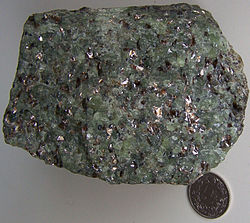
#> input picture offline processing/1.jpg, 250 x 223 px, found by its file name
$ python 'thresholding and segmenting.py'
#> lines starting #> are read from the running program, lines starting #| are printed output that depends on the picture; after the words box and inside, x2 and y2 are one past the last pixel; in counts of white or black regions, pixels touching at a corner belong together
import cv2
import numpy as np

img=cv2.imread('1.jpg')
#> img is the input picture: shape (223, 250, 3); mean B, G, R 97, 102.3, 102.3
retval,threshold=cv2.threshold(img,50,255,cv2.THRESH_BINARY)
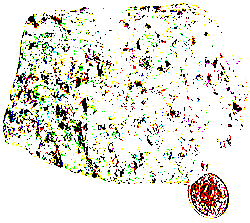
#> threshold: shape (223, 250, 3); mean B, G, R 218.6, 228.4, 229.4
grayscaled=cv2.cvtColor(img,cv2.COLOR_BGR2GRAY)
retval2,threshold2=cv2.threshold(grayscaled,12,255,cv2.THRESH_BINARY)
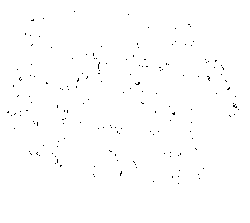
#> threshold2: shape (223, 250); 99.5% white; black in thin lines or dots, all inside (x1, y1, x2, y2) = (7, 11, 239, 184)
cv2.imshow('threshold2',threshold2)
gauss=cv2.adaptiveThreshold(grayscaled,255,cv2.ADAPTIVE_THRESH_GAUSSIAN_C,cv2.THRESH_BINARY,115,1)
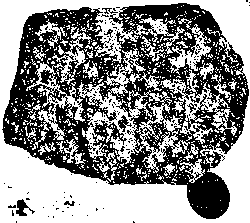
#> gauss: shape (223, 250); 55.5% white; 205 black regions (198 under 20 px), largest, box (x1, y1, x2, y2) and area: (2, 3, 249, 219) 23925, (16, 199, 35, 216) 143, (118, 115, 132, 132) 96
cv2.imshow('gauss',gauss)
cv2.imshow('orignal',img)
cv2.imshow('threshold',threshold)
cv2.waitKey(0)
cv2.destroyAllWindows()

$ run again, with offline processing/12.jpg copied over offline processing/1.jpg
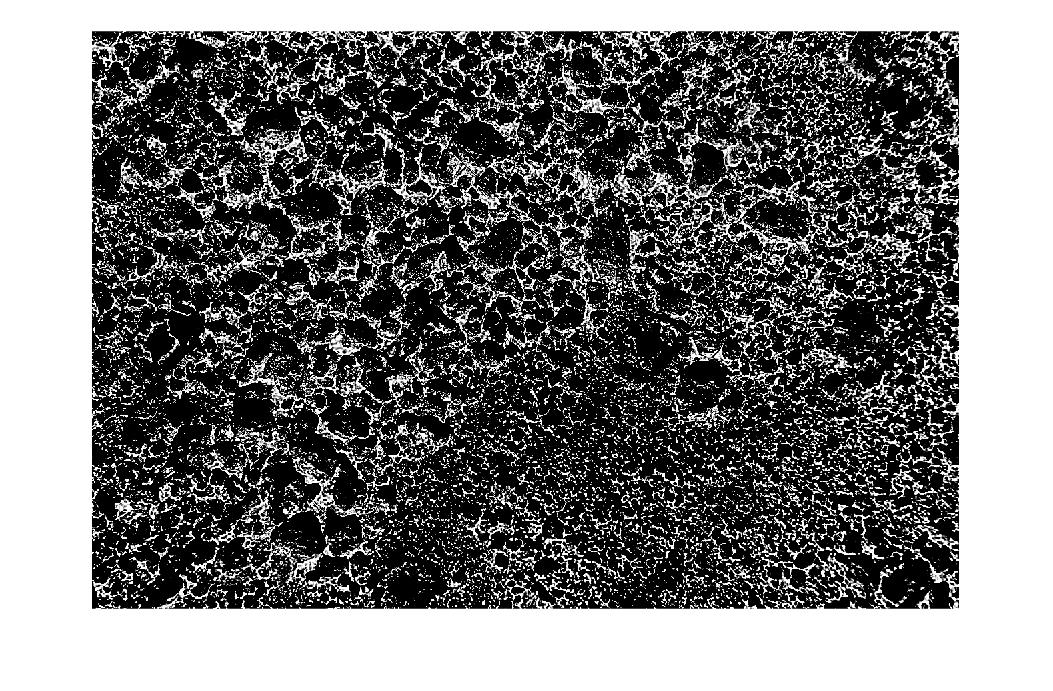
#> input picture offline processing/12.jpg, 1053 x 691 px, found by its file name
#> img is the input picture: shape (691, 1053, 3); min 0, max 255, mean 119.1
#> `retval,threshold=cv2.threshold(img,50,255,cv2.THRESH_BINARY)`:
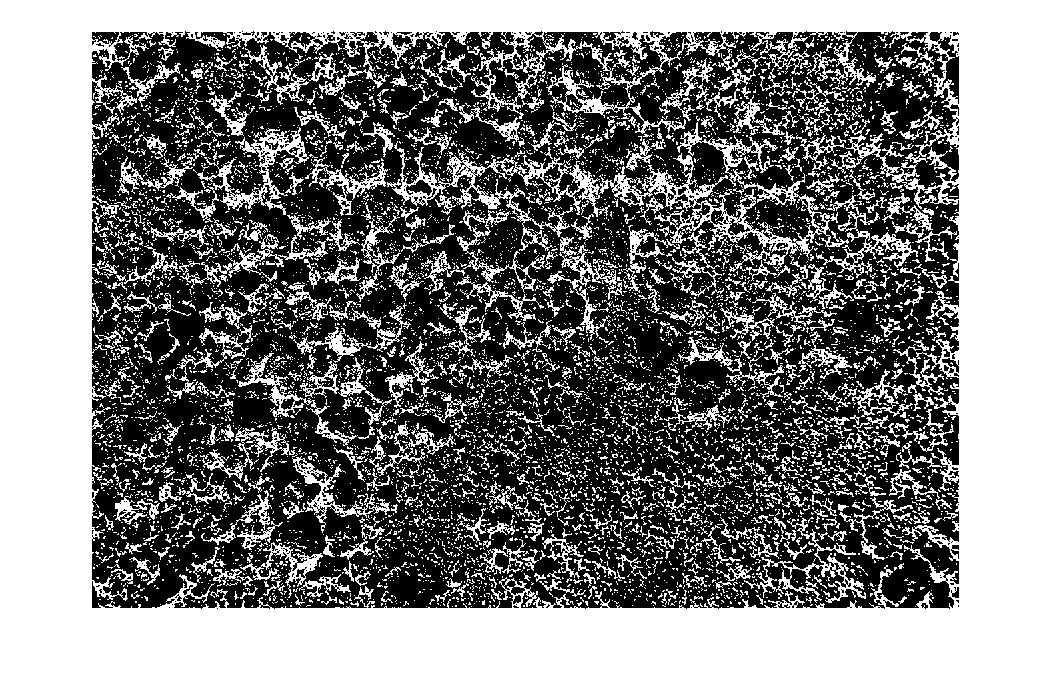
#> threshold: shape (691, 1053, 3); 49.4% white; 8027 white regions (7327 under 20 px), largest, box (x1, y1, x2, y2) and area: (0, 0, 1053, 691) 247019, (599, 122, 849, 281) 6258, (387, 141, 573, 251) 2835
#> threshold2: shape (691, 1053); 55.4% white; 1474 black regions (1390 under 20 px), largest, box (x1, y1, x2, y2) and area: (92, 32, 959, 608) 311930, (543, 32, 665, 82) 1699, (906, 133, 959, 189) 1219
#> `gauss=cv2.adaptiveThreshold(grayscaled,255,cv2.ADAPTIVE_THRESH_GAUSSIA..`:
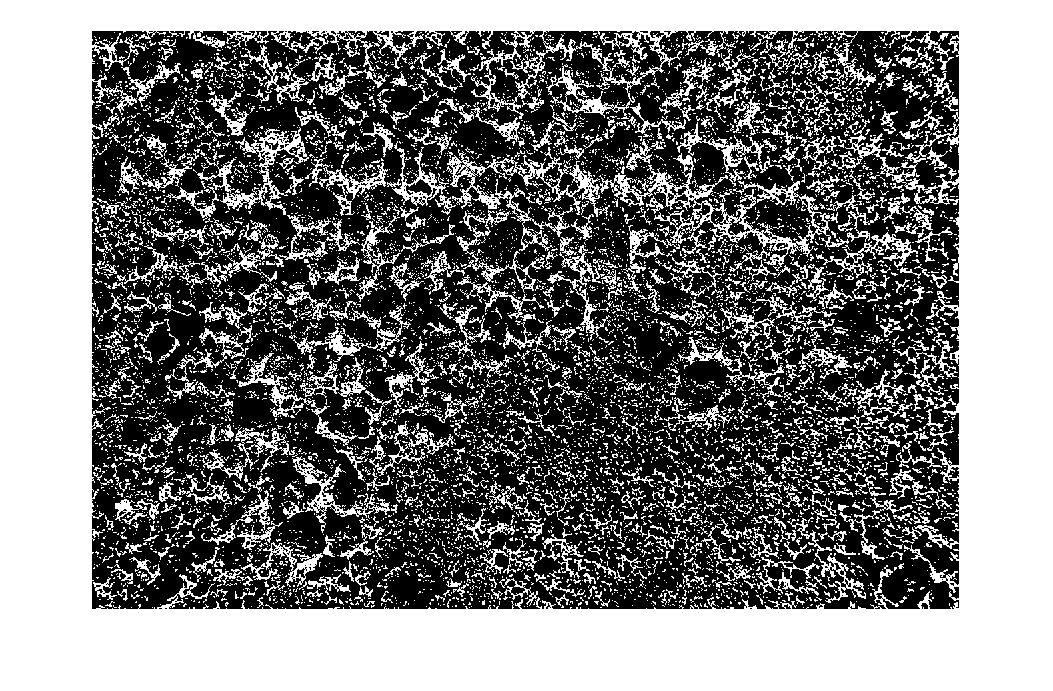
#> gauss: shape (691, 1053); 48.5% white; 8354 white regions (7585 under 20 px), largest, box (x1, y1, x2, y2) and area: (0, 0, 1053, 691) 239189, (599, 153, 849, 281) 4664, (446, 149, 573, 251) 1902

$ run again, with offline processing/1222.jpg copied over offline processing/1.jpg
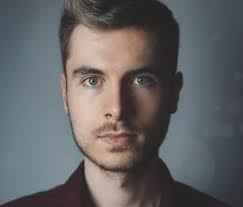
#> input picture offline processing/1222.jpg, 243 x 207 px, found by its file name
#> img is the input picture: shape (207, 243, 3); mean B, G, R 100.2, 98.8, 99.5
#> `retval,threshold=cv2.threshold(img,50,255,cv2.THRESH_BINARY)`:
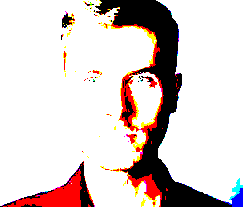
#> threshold: shape (207, 243, 3); mean B, G, R 204.2, 206.5, 219.2
#> threshold2: shape (207, 243); every value is 255
#> `gauss=cv2.adaptiveThreshold(grayscaled,255,cv2.ADAPTIVE_THRESH_GAUSSIA..`:
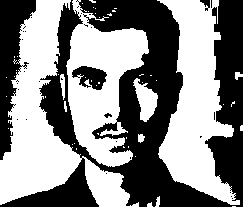
#> gauss: shape (207, 243); 52.6% white; 32 black regions (27 under 20 px), largest, box (x1, y1, x2, y2) and area: (0, 0, 243, 207) 20455, (0, 0, 36, 160) 2733, (72, 66, 107, 90) 514, (200, 0, 210, 11) 57, (104, 113, 112, 118) 23

$ run again, with offline processing/1232.jpg copied over offline processing/1.jpg
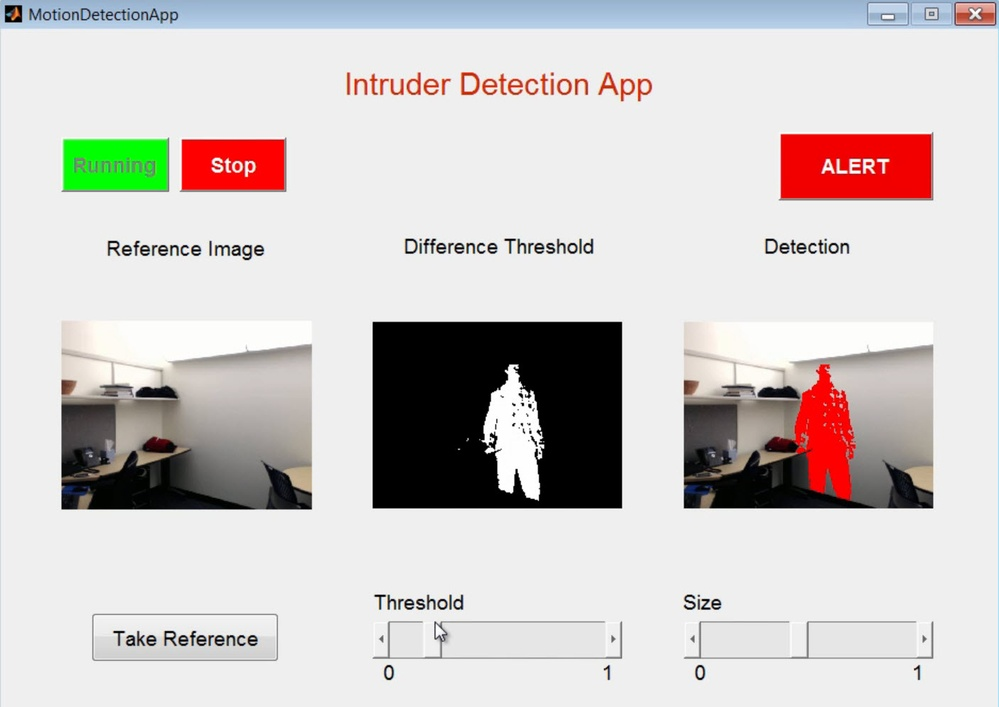
#> input picture offline processing/1232.jpg, 999 x 707 px, shrunk from 1406 x 995 before the run, found by its file name
#> img is the input picture: shape (707, 999, 3); mean B, G, R 200.8, 202.1, 206.9
#> `retval2,threshold2=cv2.threshold(grayscaled,12,255,cv2.THRESH_BINARY)`:
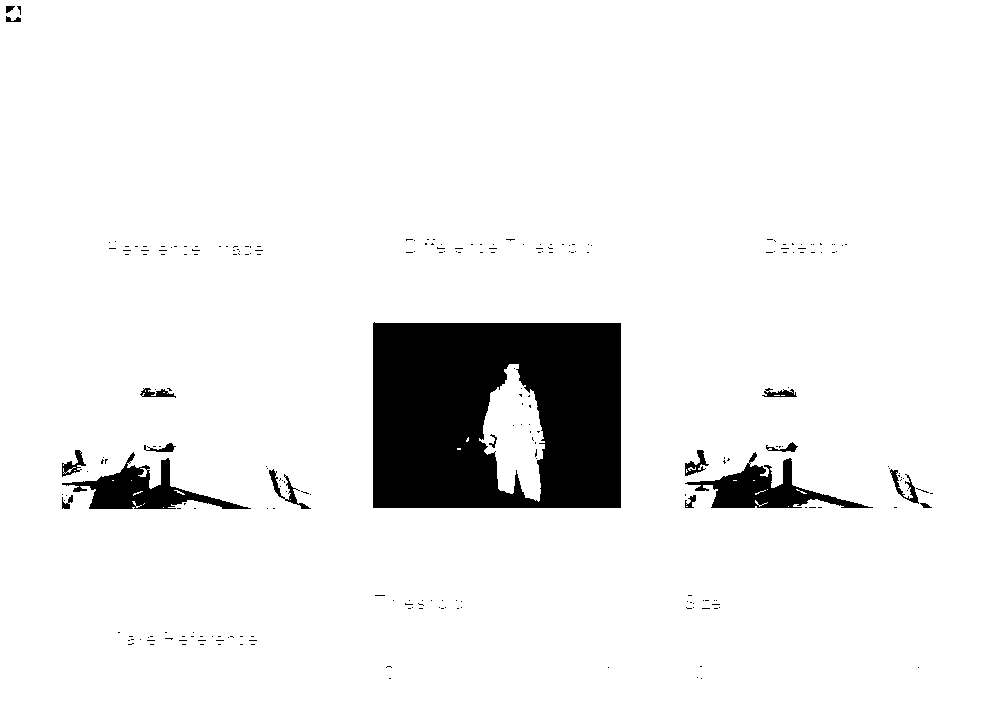
#> threshold2: shape (707, 999); 92.9% white; 247 black regions (230 under 20 px), largest, box (x1, y1, x2, y2) and area: (373, 322, 621, 508) 40371, (62, 452, 251, 509) 3601, (685, 452, 873, 508) 3549
#> `gauss=cv2.adaptiveThreshold(grayscaled,255,cv2.ADAPTIVE_THRESH_GAUSSIA..`:
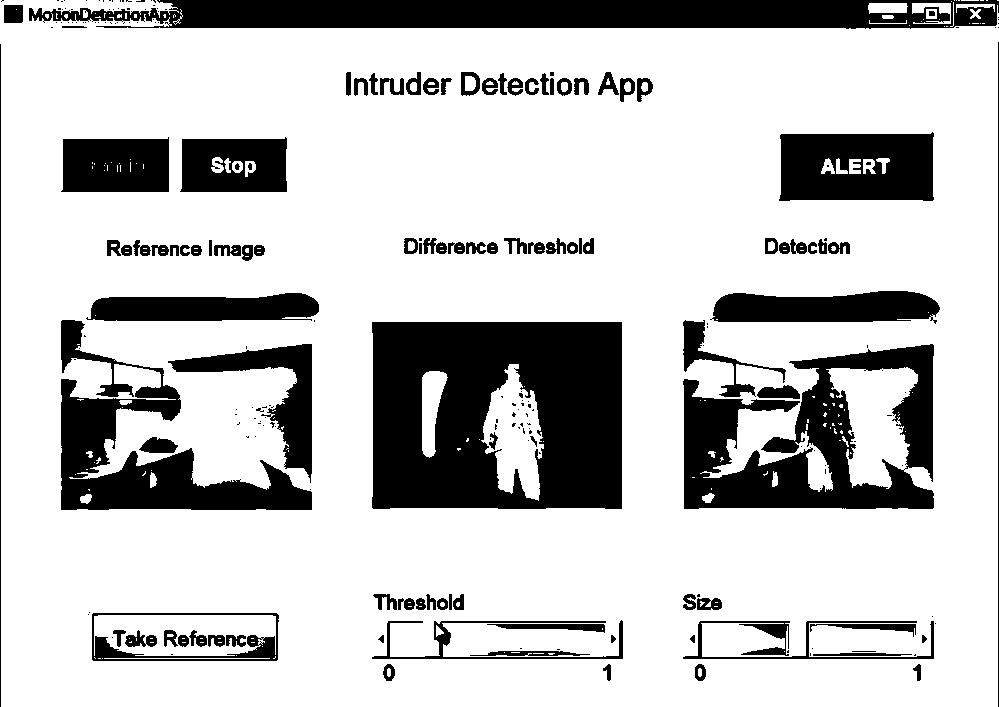
#> gauss: shape (707, 999); 77.6% white; 236 black regions (134 under 20 px), largest, box (x1, y1, x2, y2) and area: (372, 322, 622, 509) 39858, (29, 0, 999, 29) 23106, (683, 344, 934, 509) 21707
